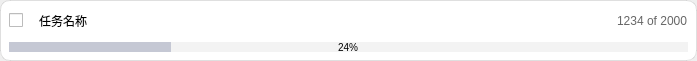
<?xml version="1.0" encoding="UTF-8"?>
<ui version="4.0">
 <class>JobItem</class>
 <widget class="QWidget" name="JobItem">
  <property name="geometry">
   <rect>
    <x>0</x>
    <y>0</y>
    <width>697</width>
    <height>61</height>
   </rect>
  </property>
  <property name="windowTitle">
   <string>Form</string>
  </property>
  <property name="styleSheet">
   <string notr="true">#job_item {
	background: white;
	border: 1px solid rgba(0, 0, 0, 0.1);
	border-radius: 10px;
}

#job_item:hover {
	background: rgba(0, 0, 0, 0.1);
}

#job_progress {
 	background-color: rgba(0, 0, 0, 0.05);
 	border: 0px;
	max-height: 10px;
	font-size: 10px;
}

#job_progress::chunk {
	background: rgba(10, 28, 86, 50);
}

#job_name {
	font-size: 12px;
}

#job_status {
	color: rgba(0, 0, 0, 0.6);
	font-size: 12px;
}

QLabel {
	font-size: 14px;
}</string>
  </property>
  <layout class="QHBoxLayout" name="horizontalLayout_3">
   <property name="spacing">
    <number>0</number>
   </property>
   <property name="leftMargin">
    <number>0</number>
   </property>
   <property name="topMargin">
    <number>0</number>
   </property>
   <property name="rightMargin">
    <number>0</number>
   </property>
   <property name="bottomMargin">
    <number>0</number>
   </property>
   <item>
    <widget class="QWidget" name="job_item" native="true">
     <property name="cursor">
      <cursorShape>ArrowCursor</cursorShape>
     </property>
     <layout class="QHBoxLayout" name="horizontalLayout_2">
      <item>
       <layout class="QVBoxLayout" name="verticalLayout">
        <property name="spacing">
         <number>0</number>
        </property>
        <item>
         <layout class="QHBoxLayout" name="horizontalLayout">
          <property name="spacing">
           <number>10</number>
          </property>
          <property name="bottomMargin">
           <number>10</number>
          </property>
          <item>
           <widget class="QCheckBox" name="job_checkbox">
            <property name="minimumSize">
             <size>
              <width>0</width>
              <height>0</height>
             </size>
            </property>
            <property name="cursor">
             <cursorShape>PointingHandCursor</cursorShape>
            </property>
            <property name="styleSheet">
             <string notr="true">border-radius: 5px;</string>
            </property>
            <property name="text">
             <string/>
            </property>
            <property name="iconSize">
             <size>
              <width>16</width>
              <height>16</height>
             </size>
            </property>
            <property name="tristate">
             <bool>false</bool>
            </property>
           </widget>
          </item>
          <item>
           <widget class="QLabel" name="job_name">
            <property name="minimumSize">
             <size>
              <width>100</width>
              <height>0</height>
             </size>
            </property>
            <property name="text">
             <string>任务名称</string>
            </property>
           </widget>
          </item>
          <item>
           <spacer name="horizontalSpacer">
            <property name="orientation">
             <enum>Qt::Horizontal</enum>
            </property>
            <property name="sizeHint" stdset="0">
             <size>
              <width>40</width>
              <height>20</height>
             </size>
            </property>
           </spacer>
          </item>
          <item>
           <widget class="QLabel" name="job_status">
            <property name="sizePolicy">
             <sizepolicy hsizetype="Preferred" vsizetype="Preferred">
              <horstretch>0</horstretch>
              <verstretch>0</verstretch>
             </sizepolicy>
            </property>
            <property name="styleSheet">
             <string notr="true"/>
            </property>
            <property name="text">
             <string>1234 of 2000</string>
            </property>
           </widget>
          </item>
         </layout>
        </item>
        <item>
         <widget class="QProgressBar" name="job_progress">
          <property name="maximumSize">
           <size>
            <width>16777214</width>
            <height>10</height>
           </size>
          </property>
          <property name="value">
           <number>24</number>
          </property>
          <property name="alignment">
           <set>Qt::AlignCenter</set>
          </property>
          <property name="textVisible">
           <bool>true</bool>
          </property>
          <property name="orientation">
           <enum>Qt::Horizontal</enum>
          </property>
          <property name="invertedAppearance">
           <bool>false</bool>
          </property>
          <property name="textDirection">
           <enum>QProgressBar::TopToBottom</enum>
          </property>
         </widget>
        </item>
       </layout>
      </item>
     </layout>
    </widget>
   </item>
  </layout>
 </widget>
 <resources/>
 <connections/>
</ui>
